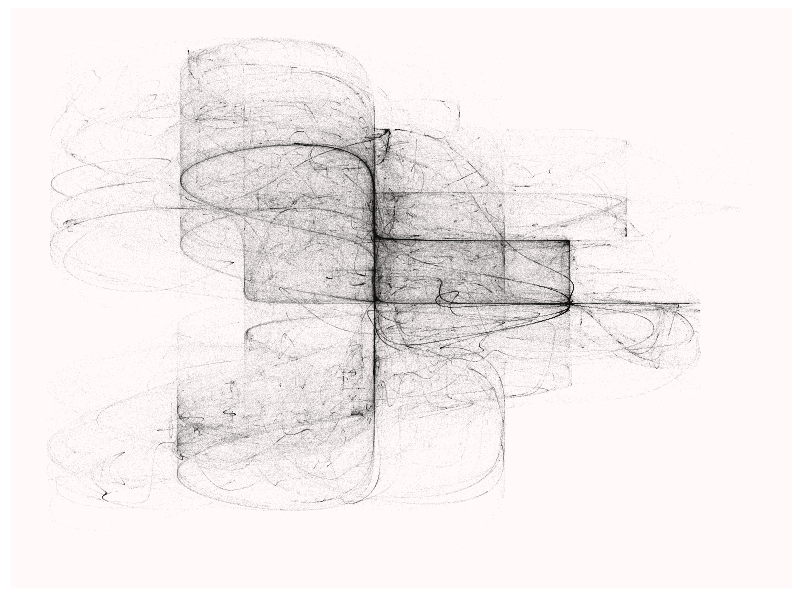

Write R code to recreate this figure. (Note: a time limit stopped this script after it produced the figure.)
library(ggplot2)
library(dplyr)
library(purrr)

#cream #FAF4E7
#charcoal #1E1E1E
opt = theme(legend.position  = "none",
            panel.background = element_rect(fill="#fff9f9"),
            axis.ticks       = element_blank(),
            panel.grid       = element_blank(),
            axis.title       = element_blank(),
            axis.text        = element_blank())

###########1
createTrajectory <- function(n, x0, y0, t0, p, q, a1, a2, a3, a4, a5, a6, f1, f2, f3, f4, f5, f6) {
  x <- vector(mode = "numeric", length = n)
  y <- vector(mode = "numeric", length = n)
  t <- vector(mode = "numeric", length = n)
  
  x[1] <- x0
  y[1] <- y0
  t[1] <- t0
  for(i in 2:n) {
    x[i] = a1*sin(f1*y[i-1])^p+a2*cos(f2*y[i-1])^q+a3*sin(f3*t[i-1])^p
    y[i] = a4*cos(f4*x[i-1])^q+a5*sin(f5*y[i-1])^p+a6*cos(f6*t[i-1])^q
    t[i] = t[i-1]+v
  }
  
  data.frame(x = x, y = y)
}

a1 <- 0.8
a2 <- 1.65
a3 <- 1.1
a4 <- 0.8
a5 <- 1.2
a6 <- 1.4
f1 <- 0.4
f2 <- 2.11
f3 <- 1.5
f4 <- -1.1
f5 <- 1.3
f6 <- 0.7
p <- 7
q <- 5
v <- 0.15

df=createTrajectory(5000000, 0, 0, 0, p, q, a1, a2, a3, a4, a5, a6, f1, f2, f3, f4, f5, f6)
ggplot(df, aes(x, y)) + geom_point(color="#1E1E1E", shape=46, alpha=.03) + opt
ggsave("fuji_1.png", device = "png")


###########2
createTrajectory <- function(n, x0, y0, t0, p, q, a1, a2, a3, a4, a5, a6, f1, f2, f3, f4, f5, f6) {
  x <- vector(mode = "numeric", length = n)
  y <- vector(mode = "numeric", length = n)
  t <- vector(mode = "numeric", length = n)
  
  x[1] <- x0
  y[1] <- y0
  t[1] <- t0
  for(i in 2:n) {
    x[i] = a1*sin(f1*y[i-1])^p+a2*cos(f2*y[i-1])^q+a3*sin(f3*t[i-1])^p
    y[i] = a4*cos(f4*x[i-1])^q+a5*sin(f5*y[i-1])^p+a6*cos(f6*t[i-1])^q
    t[i] = t[i-1]+v
  }
  
  data.frame(x = x, y = y)
}

a1 <- 1
a2 <- 1
a3 <- 1
a4 <- 2.3
a5 <- 2.3
a6 <- 2.3
f1 <- 4
f2 <- 4
f3 <- 4
f4 <- 2.1
f5 <- 2.1
f6 <- 2.1
p <- 0
q <- 19
v <- 10

df=createTrajectory(5000000, 0, 0, 0, p, q, a1, a2, a3, a4, a5, a6, f1, f2, f3, f4, f5, f6)
ggplot(df, aes(x, y)) + geom_point(color="#1E1E1E", shape=46, alpha=.03) + opt
ggsave("fuji_2.png", device = "png")

###########3
createTrajectory <- function(n, x0, y0, t0, p, q, a1, a2, a3, a4, a5, a6, f1, f2, f3, f4, f5, f6) {
  x <- vector(mode = "numeric", length = n)
  y <- vector(mode = "numeric", length = n)
  t <- vector(mode = "numeric", length = n)
  
  x[1] <- x0
  y[1] <- y0
  t[1] <- t0
  for(i in 2:n) {
    x[i] = a1*sin(f1*y[i-1])^p+a2*cos(f2*y[i-1])^q+a3*sin(f3*t[i-1])^p
    y[i] = a4*cos(f4*x[i-1])^q+a5*sin(f5*y[i-1])^p+a6*cos(f6*t[i-1])^q
    t[i] = t[i-1]+v
  }
  
  data.frame(x = x, y = y)
}

a1 <- 1.8
a2 <- -3
a3 <- 2.2
a4 <- 0.454
a5 <- 2.3
a6 <- -0.9
f1 <- 3.76
f2 <- 3.221
f3 <- 0.1
f4 <- 1.598
f5 <- -2.356
f6 <- -1
p <- 9
q <- 14
v <- 3.5

df=createTrajectory(3000000, 0, 0, 0, p, q, a1, a2, a3, a4, a5, a6, f1, f2, f3, f4, f5, f6)
ggplot(df, aes(x, y)) + geom_point(color="#1E1E1E", shape=46, alpha=.03) + opt
ggsave("fuji_3.png", device = "png")

###########4
createTrajectory <- function(n, x0, y0, t0, p, q, a1, a2, a3, a4, a5, a6, f1, f2, f3, f4, f5, f6) {
  x <- vector(mode = "numeric", length = n)
  y <- vector(mode = "numeric", length = n)
  t <- vector(mode = "numeric", length = n)
  
  x[1] <- x0
  y[1] <- y0
  t[1] <- t0
  for(i in 2:n) {
    x[i] = a1*sin(f1*y[i-1])^p+a2*cos(f2*y[i-1])^q+a3*sin(f3*t[i-1])^p
    y[i] = a4*cos(f4*x[i-1])^q+a5*sin(f5*y[i-1])^p+a6*cos(f6*t[i-1])^q
    t[i] = t[i-1]+v
  }
  
  data.frame(x = x, y = y)
}

a1 <- 1.8
a2 <- 1.1
a3 <- 2.2
a4 <- 0.654
a5 <- 2.3
a6 <- 0.9
f1 <- 1.3
f2 <- 2
f3 <- 1.89
f4 <- 1.3
f5 <- 1.5
f6 <- 1.1
p <- 6
q <- 12
v <- 8.4

df=createTrajectory(1000000, 0, 0, 0, p, q, a1, a2, a3, a4, a5, a6, f1, f2, f3, f4, f5, f6)
ggplot(df, aes(x, y)) + geom_point(color="#1E1E1E", shape=46, alpha=.03) + opt
ggsave("fuji_4.png", device = "png")
